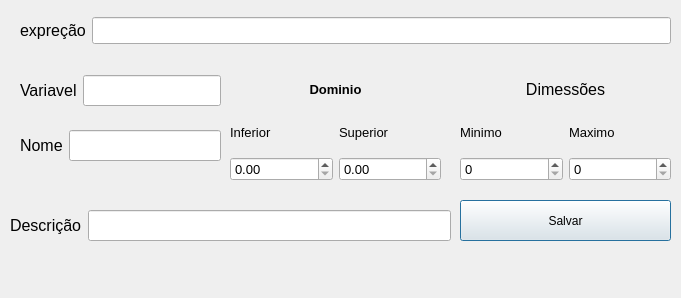
<?xml version="1.0" encoding="UTF-8"?>
<ui version="4.0">
 <class>Dialog</class>
 <widget class="QDialog" name="Dialog">
  <property name="geometry">
   <rect>
    <x>0</x>
    <y>0</y>
    <width>681</width>
    <height>298</height>
   </rect>
  </property>
  <property name="windowTitle">
   <string>Dialog</string>
  </property>
  <widget class="QWidget" name="gridLayoutWidget">
   <property name="geometry">
    <rect>
     <x>230</x>
     <y>70</y>
     <width>211</width>
     <height>111</height>
    </rect>
   </property>
   <property name="font">
    <font>
     <pointsize>10</pointsize>
    </font>
   </property>
   <layout class="QGridLayout" name="gridLayout">
    <item row="0" column="0" colspan="2">
     <widget class="QLabel" name="label_3">
      <property name="font">
       <font>
        <pointsize>10</pointsize>
        <weight>75</weight>
        <bold>true</bold>
       </font>
      </property>
      <property name="text">
       <string>Dominio</string>
      </property>
      <property name="alignment">
       <set>Qt::AlignCenter</set>
      </property>
     </widget>
    </item>
    <item row="1" column="0">
     <widget class="QLabel" name="label_4">
      <property name="font">
       <font>
        <pointsize>10</pointsize>
       </font>
      </property>
      <property name="text">
       <string>Inferior</string>
      </property>
     </widget>
    </item>
    <item row="1" column="1">
     <widget class="QLabel" name="label_5">
      <property name="font">
       <font>
        <pointsize>10</pointsize>
       </font>
      </property>
      <property name="text">
       <string>Superior</string>
      </property>
     </widget>
    </item>
    <item row="2" column="0">
     <widget class="QDoubleSpinBox" name="doubleSpinBox_domi_if">
      <property name="font">
       <font>
        <pointsize>10</pointsize>
       </font>
      </property>
     </widget>
    </item>
    <item row="2" column="1">
     <widget class="QDoubleSpinBox" name="doubleSpinBox_domi_sup">
      <property name="font">
       <font>
        <pointsize>10</pointsize>
       </font>
      </property>
     </widget>
    </item>
   </layout>
  </widget>
  <widget class="QWidget" name="gridLayoutWidget_2">
   <property name="geometry">
    <rect>
     <x>460</x>
     <y>70</y>
     <width>211</width>
     <height>111</height>
    </rect>
   </property>
   <property name="font">
    <font>
     <weight>50</weight>
     <bold>false</bold>
    </font>
   </property>
   <layout class="QGridLayout" name="gridLayout_2">
    <item row="2" column="0">
     <widget class="QSpinBox" name="spinBox_num_dime_if">
      <property name="font">
       <font>
        <pointsize>10</pointsize>
       </font>
      </property>
     </widget>
    </item>
    <item row="1" column="0">
     <widget class="QLabel" name="label_7">
      <property name="font">
       <font>
        <pointsize>10</pointsize>
       </font>
      </property>
      <property name="text">
       <string>Minimo</string>
      </property>
     </widget>
    </item>
    <item row="1" column="1">
     <widget class="QLabel" name="label_8">
      <property name="font">
       <font>
        <pointsize>10</pointsize>
        <weight>50</weight>
        <bold>false</bold>
       </font>
      </property>
      <property name="text">
       <string>Maximo</string>
      </property>
     </widget>
    </item>
    <item row="2" column="1">
     <widget class="QSpinBox" name="spinBox_num_dime_sup">
      <property name="font">
       <font>
        <pointsize>10</pointsize>
        <weight>50</weight>
        <bold>false</bold>
       </font>
      </property>
     </widget>
    </item>
    <item row="0" column="0" colspan="2">
     <widget class="QLabel" name="label_6">
      <property name="font">
       <font>
        <pointsize>12</pointsize>
        <weight>50</weight>
        <bold>false</bold>
       </font>
      </property>
      <property name="text">
       <string>Dimessões</string>
      </property>
      <property name="alignment">
       <set>Qt::AlignCenter</set>
      </property>
     </widget>
    </item>
   </layout>
  </widget>
  <widget class="QWidget" name="horizontalLayoutWidget">
   <property name="geometry">
    <rect>
     <x>20</x>
     <y>70</y>
     <width>201</width>
     <height>41</height>
    </rect>
   </property>
   <layout class="QHBoxLayout" name="horizontalLayout">
    <item>
     <widget class="QLabel" name="label">
      <property name="font">
       <font>
        <pointsize>12</pointsize>
       </font>
      </property>
      <property name="text">
       <string>Variavel</string>
      </property>
     </widget>
    </item>
    <item>
     <widget class="QLineEdit" name="lineEdit_vari">
      <property name="font">
       <font>
        <pointsize>14</pointsize>
       </font>
      </property>
     </widget>
    </item>
   </layout>
  </widget>
  <widget class="QPushButton" name="pushButton_salvar">
   <property name="geometry">
    <rect>
     <x>460</x>
     <y>200</y>
     <width>211</width>
     <height>41</height>
    </rect>
   </property>
   <property name="text">
    <string>Salvar</string>
   </property>
  </widget>
  <widget class="QWidget" name="horizontalLayoutWidget_3">
   <property name="geometry">
    <rect>
     <x>20</x>
     <y>120</y>
     <width>201</width>
     <height>51</height>
    </rect>
   </property>
   <layout class="QHBoxLayout" name="horizontalLayout_3">
    <item>
     <widget class="QLabel" name="label_9">
      <property name="font">
       <font>
        <pointsize>12</pointsize>
       </font>
      </property>
      <property name="text">
       <string>Nome</string>
      </property>
     </widget>
    </item>
    <item>
     <widget class="QLineEdit" name="lineEdit_Nome">
      <property name="font">
       <font>
        <pointsize>14</pointsize>
       </font>
      </property>
     </widget>
    </item>
   </layout>
  </widget>
  <widget class="QWidget" name="horizontalLayoutWidget_4">
   <property name="geometry">
    <rect>
     <x>10</x>
     <y>190</y>
     <width>441</width>
     <height>71</height>
    </rect>
   </property>
   <layout class="QHBoxLayout" name="horizontalLayout_4">
    <item>
     <widget class="QLabel" name="label_10">
      <property name="font">
       <font>
        <pointsize>12</pointsize>
       </font>
      </property>
      <property name="text">
       <string>Descrição</string>
      </property>
     </widget>
    </item>
    <item>
     <widget class="QLineEdit" name="lineEdit_descrio">
      <property name="font">
       <font>
        <pointsize>14</pointsize>
       </font>
      </property>
     </widget>
    </item>
   </layout>
  </widget>
  <widget class="QWidget" name="horizontalLayoutWidget_2">
   <property name="geometry">
    <rect>
     <x>20</x>
     <y>10</y>
     <width>651</width>
     <height>41</height>
    </rect>
   </property>
   <layout class="QHBoxLayout" name="horizontalLayout_2">
    <item>
     <widget class="QLabel" name="label_2">
      <property name="font">
       <font>
        <pointsize>12</pointsize>
       </font>
      </property>
      <property name="text">
       <string>expreção</string>
      </property>
     </widget>
    </item>
    <item>
     <widget class="QLineEdit" name="lineEdit_expre">
      <property name="font">
       <font>
        <pointsize>12</pointsize>
       </font>
      </property>
     </widget>
    </item>
   </layout>
  </widget>
 </widget>
 <resources/>
 <connections/>
</ui>
